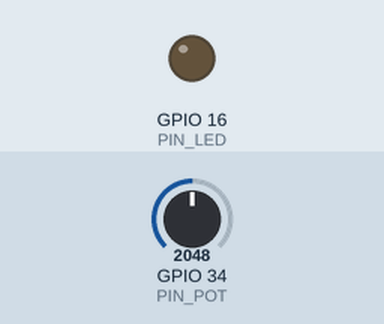
Simulated run of this sketch. Board: ESP32. On the bench: output pins drawn as LEDs (lit = HIGH). Dashed ring = blinking. The test bench sets the inputs (shaded band); at power-on: GPIO 34 (PIN_POT) = 2048.

Above: at 2.8 s.
2.9 s: GPIO 34 (PIN_POT) set to 0
At 3.8 s:
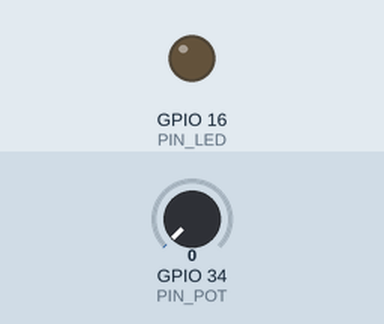
6.4 s: GPIO 34 (PIN_POT) set to 2047
At 7.3 s:
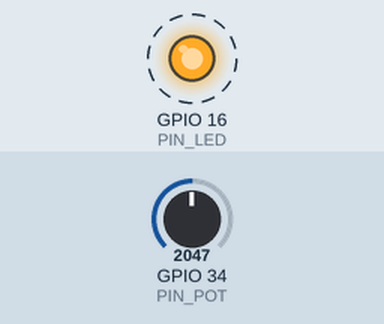
Timing chart, 0 to 14.5 s (numbered marks = the images above; inputs shaded):
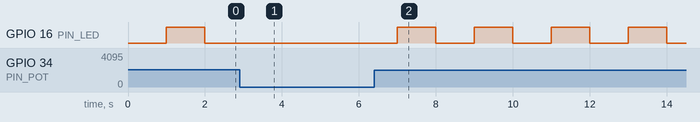

Measured:
- after the input at 2.9 s, GPIO 16 (PIN_LED): stops changing and stays LOW
- after the input at 6.4 s, GPIO 16 (PIN_LED): alternates HIGH for 1.0 s and LOW for 1.0 s, starting after 0.60 s

The sketch:

potLED.ino.ino
```cpp
/*
* potLED.ino
*
* Este programa hace que el led conectado al pin 16 del
* microcontrolador ESP32 DEVKIT DOIT de 30 pines, parpadee.
* Los periodos de estar encendido y apagado del led son
* controlados por un potenciometro
*
* Cuando la perilla del potenciómetro esté en su posición
* media, los periodos de encendido y apagado serán iguales
* y su valor será de 2 s.
*
* Al girar la perilla en la dirección antihoraria, el tiempo
* de encendido disminuirá hasta que al girar completamente
* la perilla en la dirección antihoraria, el led permanecerá
* apagado.
*
* Al girar la perilla en la dirección horaria, el tiempo de
* apagado disminuirá hasta que, al girar completamente la
* perilla en la dirección horaria, el led permanecerá encendido.
*
* No usa la funcion delay(). En lugar de ello utiliza la
* biblioteca NoDelay. Esto permite que otro codigo ejecute al
* mismo tiempo que se encuentra en el periodo de espera.
*
* La liga para descargar esta biblioteca es:
*
* https://github.com/M-tech-Creations/NoDelay
*/
#include <NoDelay.h>
// Pin a la que esta conectado el LED, GPIO16
const unsigned int PIN_LED = 16;
// Pin a la que esta conectado el potenciometro, GPIO34
const unsigned int PIN_POT = 34;
// Numero de valores de salida del ADC. 2**12 = 4096
const unsigned ADC_VALORES = 4096;
// Valor maximo del periodo encendido o apagado
const long PERIODO = 1000;
// Periodo en ms que dura encendido el LED
long periodoOn = PERIODO;
// Periodo en ms que dura apagado el LED
long periodoOff = PERIODO;
// Inicialmente el LED está apagado
int estadoLed = LOW;
// Crea una instancia de la clase noDelay
// que determina si han transcurrido PERIODO ms
noDelay pausa(periodoOff);
int obtenPeriodoOn(int muestra);
int obtenPeriodoOff(int muestra);
void setup() {
// Establece el pin PIN_LED (GPIO16) como de salida.
pinMode(PIN_LED, OUTPUT);
}
void loop() {
// Verifica si es tiempo de prender/apagar el LED
if (pausa.update()) {
// Lee y digitaliza el valor del voltaje en el potenciometro
int muestra = analogRead(PIN_POT);
// Convierte a valores para los tiempos de encendido
// y apagado
periodoOn = obtenPeriodoOn(muestra);
periodoOff = obtenPeriodoOff(muestra);
// Si el LED esta apagado
if (estadoLed == LOW) {
// Prende el LED
estadoLed = HIGH;
// Cambia el valor de la pausa a PERIODO_ON
pausa.setdelay(periodoOn);
// Si el led esta encendido
} else {
// Apaga el LED
estadoLed = LOW;
// Cambia el valor de la pausa a PERIODO_OFF
pausa.setdelay(periodoOff);
}
digitalWrite(PIN_LED, estadoLed);
}
}
/**
* Esta función determina el tiempo en el que estara encendido
* el LED en funcion del valor de la resistencia del potenciometro
*/
int obtenPeriodoOn(int muestra) {
return muestra < ADC_VALORES/2 ?
map(muestra, 0, ADC_VALORES/2, 0, PERIODO): PERIODO;
}
/**
* Esta función determina el tiempo en el que estara apagado
* el LED en funcion del valor de la resistencia del potenciometro
*/
int obtenPeriodoOff(int muestra) {
return muestra > ADC_VALORES/2?
map(muestra, ADC_VALORES/2, ADC_VALORES, PERIODO, 0): PERIODO;
}
```
